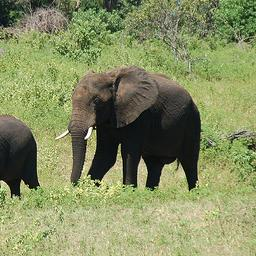
#> input picture ComputerVisionFlowUI-main/asset/imagenet_elephant.jpg, 256 x 256 px
$ python -i image_processor.py   (imports and definitions only)   (older library calls are emulated)
#> lines starting #> are read from the running program, lines starting #| are printed output that depends on the picture
#> further down, picture is the input picture: shape (256, 256, 3); mean B, G, R 96.7, 140.6, 132.5
import logging
import math
import os
import shutil
import subprocess
import time
import uuid
from types import SimpleNamespace
import cv2
import numpy as np

SUPPORTED_NODE_TYPES = {
    'imageSource', 'output', 'grayscale', 'blur', 'gaussianBlur', 'medianBlur',
    'canny', 'threshold', 'adaptiveThreshold', 'morphological', 'rotate',
    'resize', 'crop', 'brightness', 'sharpen', 'findContours', 'histogram',
    'imageStatistics', 'objectDetection',
}
VIDEO_EXTENSIONS = {'.mp4', '.avi', '.mov', '.mkv', '.webm'}
logger = logging.getLogger(__name__)


# [606 lines left out: functions _ordered_nodes, validate_pipeline_graph, _validate_node_parameters, execute_cv_pipeline, _execute_video_pipeline, _available_h264_encoder, not called in this run]

def calculate_image_metrics(img):
    if len(img.shape) == 3:
        gray = cv2.cvtColor(img, cv2.COLOR_BGR2GRAY)
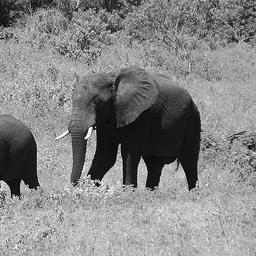
#> gray: shape (256, 256); min 0, max 254, mean 133.2
        h, w, c = img.shape
#> h = 256; w = 256; c = 3
    else:
        gray = img
        h, w = img.shape
        c = 1

    brightness = round(float(np.mean(gray)), 2)
#> brightness = 133.2
    contrast = round(float(np.std(gray)), 2)
#> contrast = 57.38
    sharpness = round(float(cv2.Laplacian(gray, cv2.CV_64F).var()), 2)
#> sharpness = 6723.9
    edges = cv2.Canny(gray, 100, 200)
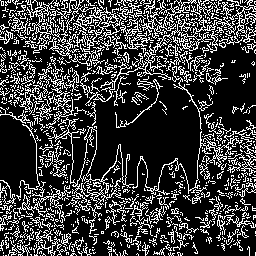
#> edges: shape (256, 256); 23.8% white in thin lines or dots
    edge_density = round(float(np.count_nonzero(edges) / (h * w)), 4)
#> edge_density = 0.238

    return {
        "width": w,
        "height": h,
        "channels": c,
        "brightness": brightness,
        "contrast": contrast,
        "sharpness": sharpness,
        "edge_density": edge_density
    }

>>> import cv2
>>> picture = cv2.imread('../../ComputerVisionFlowUI-main/asset/imagenet_elephant.jpg')
>>> result = calculate_image_metrics(picture)
#> result = {'width': 256, 'height': 256, 'channels': 3, 'brightness': 133.2, 'contrast': 57.38, 'sharpness': 6723.9, 'edge_density': 0.238}
